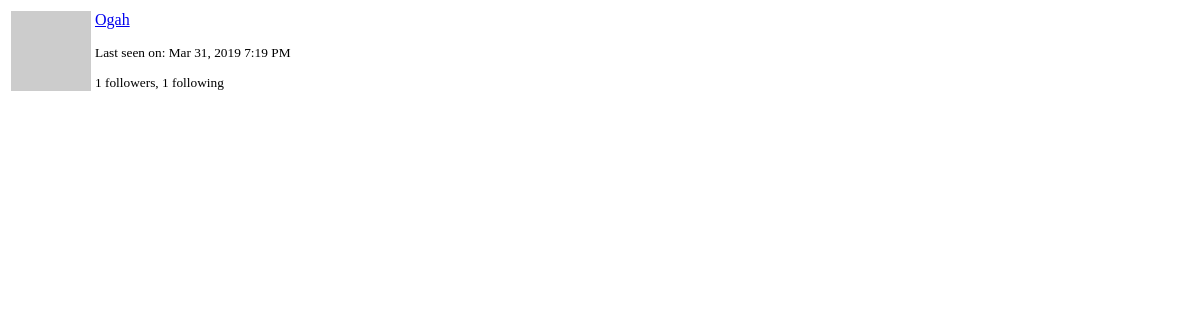
The page /user/Ogah/popup (signed in) on the database as committed earlier.
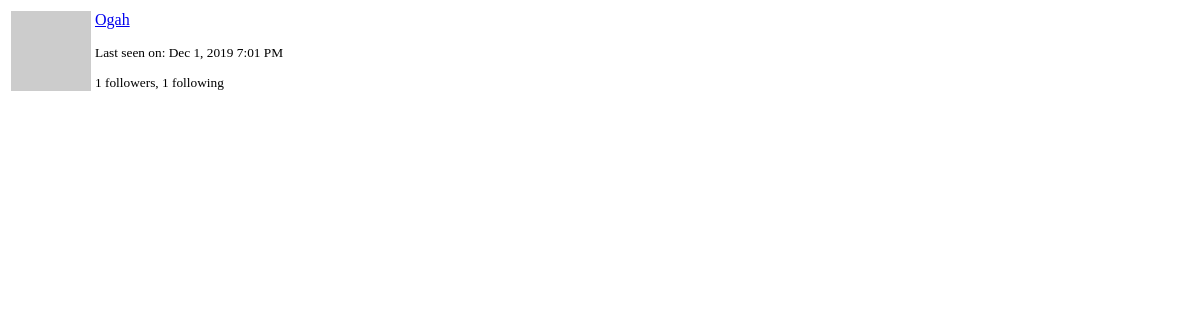
The same page on the database as committed later.
### app/models.py (models this page shows, shortened)
class PaginatedAPIMixin(object):
    @staticmethod
    def to_collection_dict(query, page, per_page, endpoint, **kwargs):
        resources = query.paginate(page, per_page, False)
        data = {
            'items': [item.to_dict() for item in resources.items],
            '_meta': {
                'page': page,
                'per_page': per_page,
                'total_pages': resources.pages,
                'total_items': resources.total
            },
            '_links': {
                'self': url_for(endpoint, page=page, per_page=per_page,
                                **kwargs),
                'next': url_for(endpoint, page=page + 1, per_page=per_page,
                                **kwargs) if resources.has_next else None,
                'prev': url_for(endpoint, page=page - 1, per_page=per_page,
                                **kwargs) if resources.has_prev else None
            }
        }
        return data

class User(UserMixin,PaginatedAPIMixin, db.Model):
    __tablename__ = 'user'
    id = db.Column(db.Integer, primary_key=True)
    username = db.Column(db.String(64), index=True, unique=True)
    email = db.Column(db.String(120), index=True, unique=True)
    password_hash = db.Column(db.String(128))
    role_id = db.Column(db.Integer, db.ForeignKey('roles.id'))
    posts = db.relationship('Post', backref='author', lazy='dynamic')
    about_me = db.Column(db.String(140))
    last_seen = db.Column(db.DateTime, default=datetime.utcnow)
    token = db.Column(db.String(32), index=True, unique=True)
    token_expiration = db.Column(db.DateTime)
    followed = db.relationship(
        'User', secondary=followers,
        primaryjoin=(followers.c.follower_id == id),
        secondaryjoin=(followers.c.followed_id == id),
        backref=db.backref('followers', lazy='dynamic'), lazy='dynamic')
    comments = db.relationship('Comment', backref='author', lazy='dynamic')
    def ping(self):
        self.last_seen = datetime.utcnow()
        db.session.add(self)
    def avatar(self, size):
        digest = md5(self.email.lower().encode('utf-8')).hexdigest()
        return 'https://www.gravatar.com/avatar/{}?d=identicon&s={}'.format(
            digest, size)

### app/main/routes.py (the view)
@main.route('/user/<username>/popup')
@login_required
def user_popup(username):
    user = User.query.filter_by(username=username).first_or_404()
    return render_template('user_popup.html', user=user)

### app/auth/routes.py (called while the page is built)
@auth.before_app_request
def before_request():
    if current_user.is_authenticated:
        current_user.ping()

### app/main/__init__.py (called while the page is built)
@main.app_context_processor
def inject_permissions():
    return dict(Permission=Permission)

### app/main/routes.py (called while the page is built)
@main.before_app_request
def before_request():
    if current_user.is_authenticated:
        current_user.last_seen = datetime.utcnow()
        db.session.commit()
    g.search_form = SearchForm()
    g.locale = str(get_locale())

### app/models.py (called while the page is built)
@login.user_loader
def load_user(id):
    return User.query.get(int(id))

    @classmethod
    def before_commit(cls, session):
        session._changes = {
            'add': list(session.new),
            'update': list(session.dirty),
            'delete': list(session.deleted)
        }

### app/templates/user_popup.html (shortened to what this page needs)
<table class="table">
    <tr>
        <td width="64" style="border: 0px;"><img src="{{ user.avatar(64) }}"></td>
        <td style="border: 0px;">
            <p><a href="{{ url_for('main.user', username=user.username) }}">{{ user.username }}</a></p>
            <small>
                {% if user.last_seen %}
                <p>{{ _('Last seen on') }}: {{ moment(user.last_seen).format('lll') }}</p>
                {% endif %}
                <p>{{ _('%(count)d followers', count=user.followers.count()) }}, {{ _('%(count)d following', count=user.followed.count()) }}</p>
            </small>
        </td>
    </tr>
</table>

Rows that differ between the two databases and show on the page:
changed User "Ogah": last_seen "Mar 31, 2019 7:19 PM" → "Dec 1, 2019 7:01 PM"
